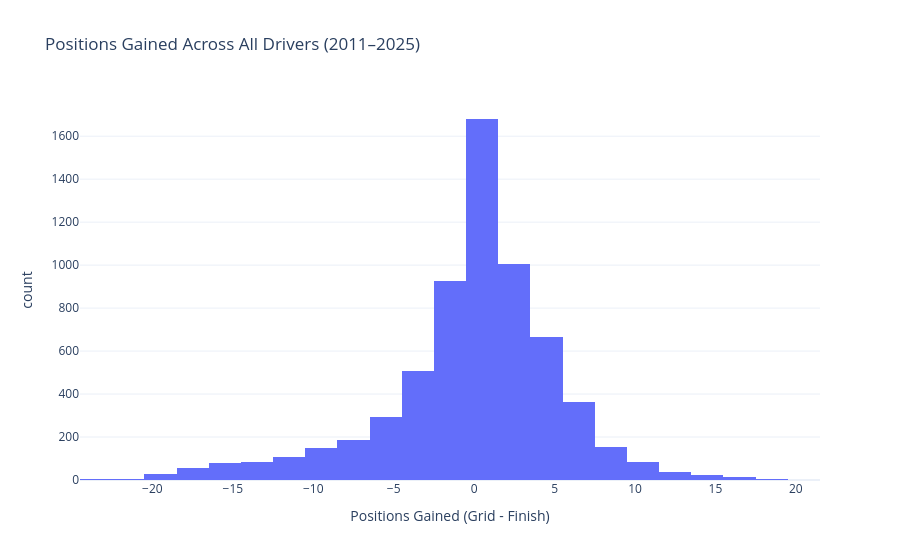

Notebook code cell kept with this figure:
### Code cell
# for 1st intro section
import plotly.express as px
import nbformat, plotly, sys
# Ensure derived column exists
df_base["position_gained"] = df_base["grid"] - df_base["position"]

fig = px.histogram(
    df_base, x="position_gained", nbins=30,
    title="Positions Gained Across All Drivers (2011–2025)",
    labels={"position_gained": "Positions Gained (Grid - Finish)"}
)
fig.update_layout(template="plotly_white")
fig.show()

### Figure 1 — Plotly figure (JSON) as saved in the notebook; plotly's stock layout.template omitted (floating-point values rounded to 4 significant figures; data arrays with more than 128 entries replaced by an {"elided": "..."} marker saying what was removed)
{"data": [{"bingroup": "x", "hovertemplate": "Positions Gained (Grid - Finish)=%{x}<br>count=%{y}<extra></extra>", "legendgroup": "", "marker": {"color": "#636efa", "pattern": {"shape": ""}}, "name": "", "nbinsx": 30, "orientation": "v", "showlegend": false, "type": "histogram", "x": {"elided": "6455 int values"}, "xaxis": "x", "yaxis": "y"}], "layout": {"barmode": "relative", "legend": {"tracegroupgap": 0}, "title": {"text": "Positions Gained Across All Drivers (2011–2025)"}, "xaxis": {"anchor": "y", "domain": [0, 1], "title": {"text": "Positions Gained (Grid - Finish)"}}, "yaxis": {"anchor": "x", "domain": [0, 1], "title": {"text": "count"}}}}
